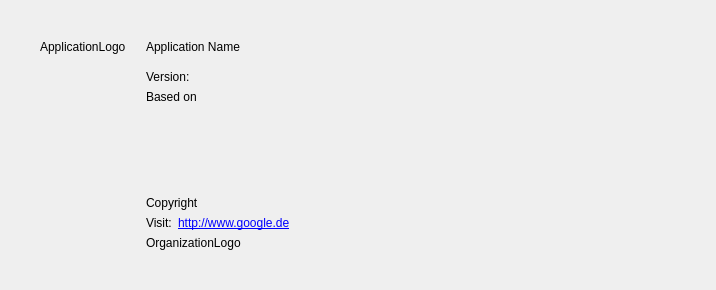
<?xml version="1.0" encoding="UTF-8"?>
<ui version="4.0">
 <class>AboutDialog</class>
 <widget class="QDialog" name="AboutDialog">
  <property name="geometry">
   <rect>
    <x>0</x>
    <y>0</y>
    <width>716</width>
    <height>290</height>
   </rect>
  </property>
  <property name="windowTitle">
   <string>AboutDialog</string>
  </property>
  <layout class="QVBoxLayout" name="verticalLayout">
   <property name="leftMargin">
    <number>40</number>
   </property>
   <property name="topMargin">
    <number>40</number>
   </property>
   <property name="rightMargin">
    <number>40</number>
   </property>
   <property name="bottomMargin">
    <number>40</number>
   </property>
   <item>
    <layout class="QHBoxLayout" name="horizontalLayout_3">
     <property name="spacing">
      <number>20</number>
     </property>
     <property name="topMargin">
      <number>0</number>
     </property>
     <item>
      <widget class="QLabel" name="applicationLogoLabel">
       <property name="sizePolicy">
        <sizepolicy hsizetype="Fixed" vsizetype="Preferred">
         <horstretch>0</horstretch>
         <verstretch>0</verstretch>
        </sizepolicy>
       </property>
       <property name="text">
        <string>ApplicationLogo</string>
       </property>
       <property name="alignment">
        <set>Qt::AlignmentFlag::AlignLeading|Qt::AlignmentFlag::AlignLeft|Qt::AlignmentFlag::AlignTop</set>
       </property>
      </widget>
     </item>
     <item>
      <layout class="QVBoxLayout" name="verticalLayout_2">
       <item>
        <widget class="QLabel" name="applicationLabel">
         <property name="text">
          <string>Application Name</string>
         </property>
        </widget>
       </item>
       <item>
        <spacer name="verticalSpacer_2">
         <property name="orientation">
          <enum>Qt::Orientation::Vertical</enum>
         </property>
         <property name="sizeType">
          <enum>QSizePolicy::Policy::Fixed</enum>
         </property>
         <property name="sizeHint" stdset="0">
          <size>
           <width>20</width>
           <height>10</height>
          </size>
         </property>
        </spacer>
       </item>
       <item>
        <widget class="QLabel" name="versionLabel">
         <property name="text">
          <string>Version:</string>
         </property>
        </widget>
       </item>
       <item>
        <widget class="QLabel" name="qtVersionLabel">
         <property name="text">
          <string>Based on</string>
         </property>
        </widget>
       </item>
       <item>
        <spacer name="verticalSpacer_3">
         <property name="orientation">
          <enum>Qt::Orientation::Vertical</enum>
         </property>
         <property name="sizeHint" stdset="0">
          <size>
           <width>20</width>
           <height>18</height>
          </size>
         </property>
        </spacer>
       </item>
       <item>
        <widget class="QLabel" name="copyrightLabel">
         <property name="sizePolicy">
          <sizepolicy hsizetype="Minimum" vsizetype="Preferred">
           <horstretch>0</horstretch>
           <verstretch>0</verstretch>
          </sizepolicy>
         </property>
         <property name="minimumSize">
          <size>
           <width>300</width>
           <height>0</height>
          </size>
         </property>
         <property name="text">
          <string>Copyright</string>
         </property>
         <property name="wordWrap">
          <bool>true</bool>
         </property>
        </widget>
       </item>
       <item>
        <layout class="QHBoxLayout" name="horizontalLayout_2">
         <property name="leftMargin">
          <number>0</number>
         </property>
         <property name="topMargin">
          <number>0</number>
         </property>
         <property name="rightMargin">
          <number>0</number>
         </property>
         <property name="bottomMargin">
          <number>0</number>
         </property>
         <item>
          <widget class="QLabel" name="visitLabel">
           <property name="sizePolicy">
            <sizepolicy hsizetype="Fixed" vsizetype="Preferred">
             <horstretch>0</horstretch>
             <verstretch>0</verstretch>
            </sizepolicy>
           </property>
           <property name="text">
            <string>Visit:</string>
           </property>
          </widget>
         </item>
         <item>
          <widget class="QLabel" name="urlLabel">
           <property name="sizePolicy">
            <sizepolicy hsizetype="Preferred" vsizetype="Preferred">
             <horstretch>0</horstretch>
             <verstretch>0</verstretch>
            </sizepolicy>
           </property>
           <property name="cursor">
            <cursorShape>PointingHandCursor</cursorShape>
           </property>
           <property name="text">
            <string>&lt;a href=&quot;http://www.google.de&quot;&gt;http://www.google.de&lt;/a&gt;</string>
           </property>
           <property name="textFormat">
            <enum>Qt::TextFormat::RichText</enum>
           </property>
           <property name="openExternalLinks">
            <bool>true</bool>
           </property>
           <property name="textInteractionFlags">
            <set>Qt::TextInteractionFlag::TextBrowserInteraction</set>
           </property>
          </widget>
         </item>
        </layout>
       </item>
       <item>
        <widget class="QLabel" name="organizationLogoLabel">
         <property name="text">
          <string>OrganizationLogo</string>
         </property>
        </widget>
       </item>
      </layout>
     </item>
    </layout>
   </item>
  </layout>
 </widget>
 <layoutdefault spacing="6" margin="11"/>
 <resources/>
 <connections/>
</ui>
